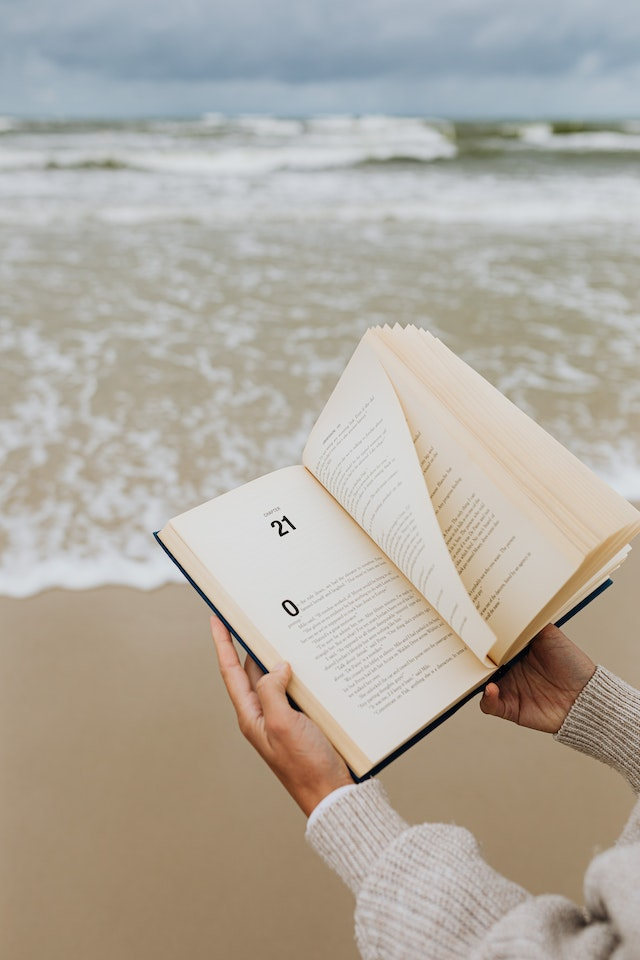
#> input picture Inflearn_Basic_OpenCV/book.jpg, 640 x 960 px
$ jupyter execute '13. 이미지 변형 (이진화).ipynb'
#> lines starting #> are read from the running program, lines starting #| are printed output that depends on the picture; after the words box and inside, x2 and y2 are one past the last pixel; in counts of white or black regions, pixels touching at a corner belong together
# 13. 이미지 변형 (이진화)

## Threshold

[cell 1]
import cv2

img = cv2.imread('book.jpg', cv2.IMREAD_GRAYSCALE)
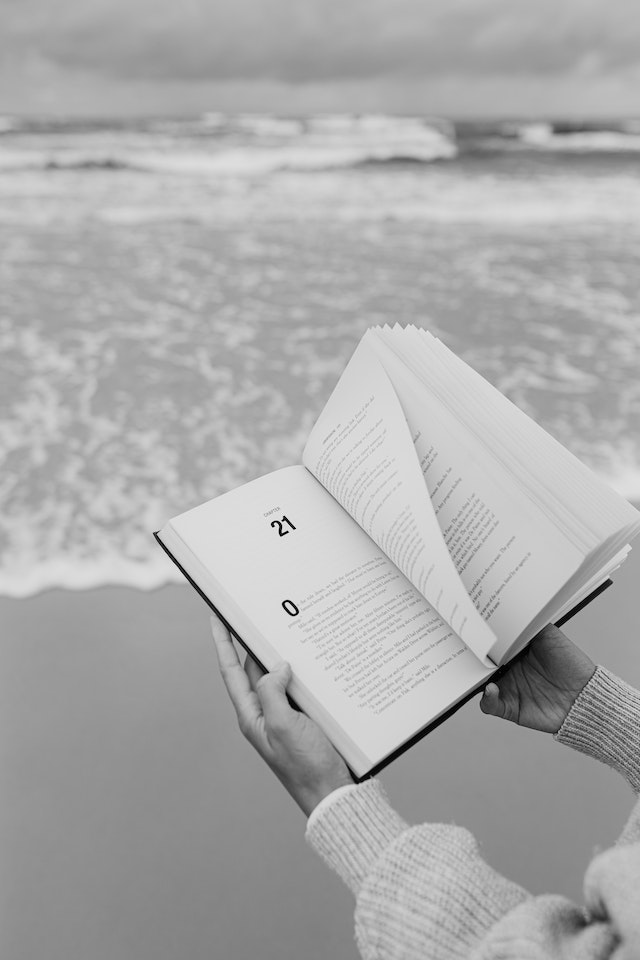
#> img: shape (960, 640); min 0, max 242, mean 170.6

ret, binary = cv2.threshold(img, 127, 255, cv2.THRESH_BINARY)
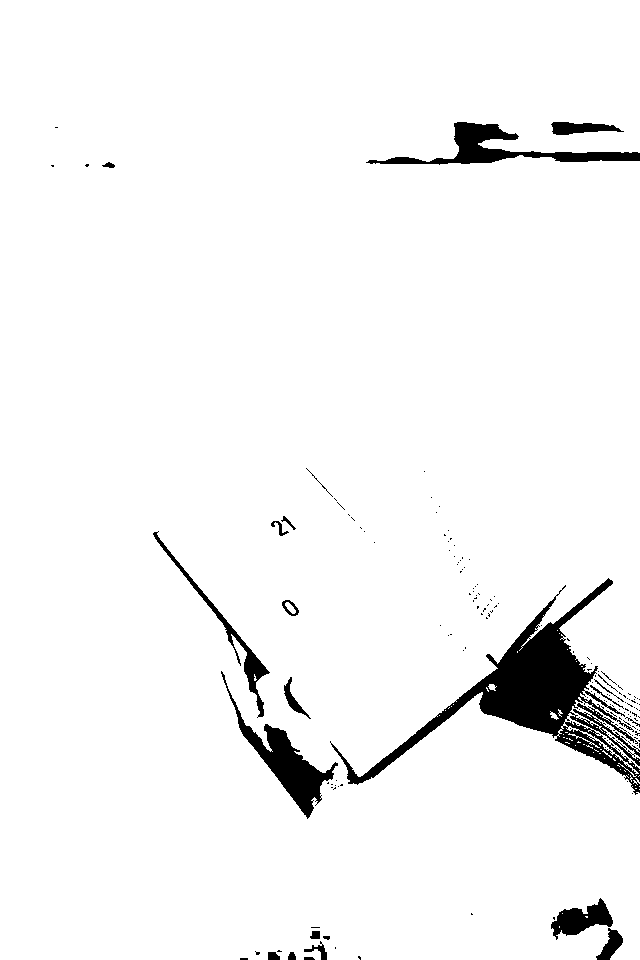
#> binary: shape (960, 640); 96% white; 164 black regions (140 under 20 px), largest, box (x1, y1, x2, y2) and area: (330, 578, 640, 795) 12793, (221, 671, 338, 819) 3316, (366, 122, 640, 165) 3169

cv2.imshow('img', img)
cv2.imshow('binary', binary)
cv2.waitKey(0)
cv2.destroyAllWindows()

## Trackbar (값 변화에 따른 변형 확인)

[cell 2]
import cv2

def empty(pos):
    # print(pos)
    pass

img = cv2.imread('book.jpg', cv2.IMREAD_GRAYSCALE)

name = 'Trackbar'
cv2.namedWindow(name)

cv2.createTrackbar('threshold', name, 127, 255, empty)
# bar 이름, 창의 이름, 초기값, 최대값, 이벤트 처리

while True:
    thresh = cv2.getTrackbarPos('threshold', name)
    # bar 이름, 창의 이름
    ret, binary = cv2.threshold(img, thresh, 225, cv2.THRESH_BINARY)
#> ret = 127

    if not ret:
        break

    cv2.imshow(name, binary)
    if cv2.waitKey(1) == ord('q'):
#> (key q is pressed here)
        break

cv2.destroyAllWindows()

## 그림판으로 제작한 이미지로 확인

[cell 3]
import cv2

def empty(pos):
    # print(pos)
    pass

img = cv2.imread('threshold.png', cv2.IMREAD_GRAYSCALE)
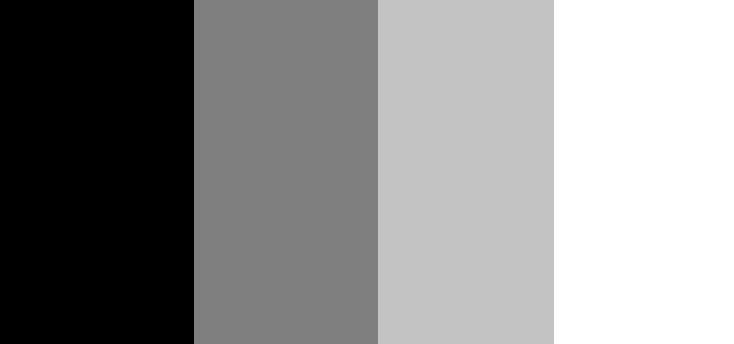
#> input picture Inflearn_Basic_OpenCV/threshold.png, 734 x 344 px
#> img is the input picture: shape (344, 734); min 0, max 255, mean 141.1

name = 'Trackbar'
cv2.namedWindow(name)

cv2.createTrackbar('threshold', name, 127, 255, empty)
# bar 이름, 창의 이름, 초기값, 최대값, 이벤트 처리

while True:
    thresh = cv2.getTrackbarPos('threshold', name)
    # bar 이름, 창의 이름
    ret, binary = cv2.threshold(img, thresh, 225, cv2.THRESH_BINARY)
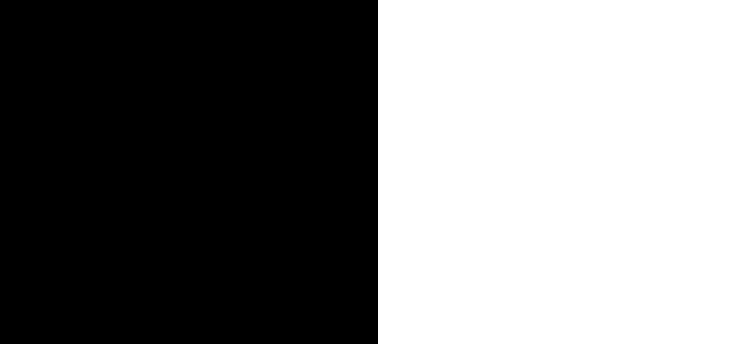
#> binary: shape (344, 734); values 0 (black) and 225 (white), 48.5% white; 1 white region, box (x1, y1, x2, y2) and area: (378, 0, 734, 344) 122464

    if not ret:
        break

    cv2.imshow('img', img)
    cv2.imshow(name, binary)
    if cv2.waitKey(1) == ord('q'):
#> (key q is pressed here)
        break

cv2.destroyAllWindows()

[cell 4]
import cv2

img = cv2.imread('threshold.png', cv2.IMREAD_GRAYSCALE)

ret, binary1 = cv2.threshold(img, 0, 255, cv2.THRESH_BINARY)
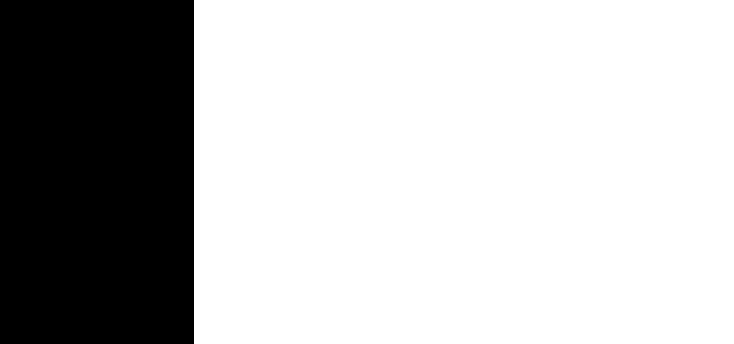
#> binary1: shape (344, 734); 73.6% white; 1 black region, box (x1, y1, x2, y2) and area: (0, 0, 194, 344) 66736
ret, binary2 = cv2.threshold(img, 127, 255, cv2.THRESH_BINARY)
ret, binary3 = cv2.threshold(img, 195, 255, cv2.THRESH_BINARY)
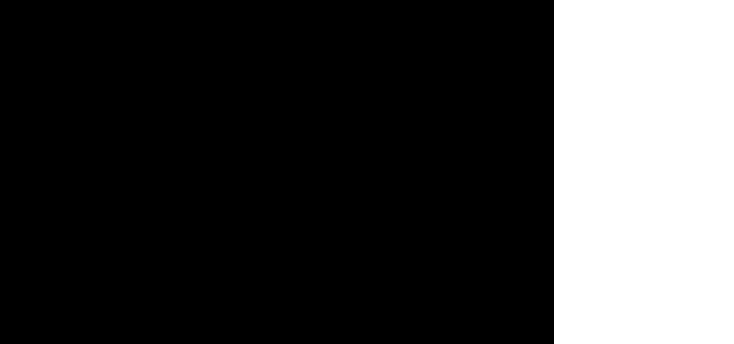
#> binary3: shape (344, 734); 24.5% white; 1 white region, box (x1, y1, x2, y2) and area: (554, 0, 734, 344) 61920

cv2.imshow('img', img)
cv2.imshow('binary1', binary1)
cv2.imshow('binary2', binary2)
cv2.imshow('binary3', binary3)
cv2.waitKey(0)
cv2.destroyAllWindows()

## Adaptive Threshold

### 이미지를 작은 영역으로 나누어서 임계치 적용

[cell 5]
import cv2

def empty(pos):
    # print(pos)
    pass

img = cv2.imread('book.jpg', cv2.IMREAD_GRAYSCALE)

name = 'Trackbar'
cv2.namedWindow(name)

cv2.createTrackbar('block_size', name, 25, 100, empty) # block_size = 홀수만 가능, 1보다는 큰 값
cv2.createTrackbar('c', name, 3, 10, empty) # c = 일반적으로 양수의 값을 사용

while True:
    block_size = cv2.getTrackbarPos('block_size', name)
    c = cv2.getTrackbarPos('c', name)

    if block_size <= 1: # 1 이하면 3으로
        block_size = 3

    if block_size % 2 == 0: # 짝수이면 홀수로
        block_size += 1

    binary = cv2.adaptiveThreshold(img, 225, cv2.ADAPTIVE_THRESH_MEAN_C, cv2.THRESH_BINARY, block_size, c)
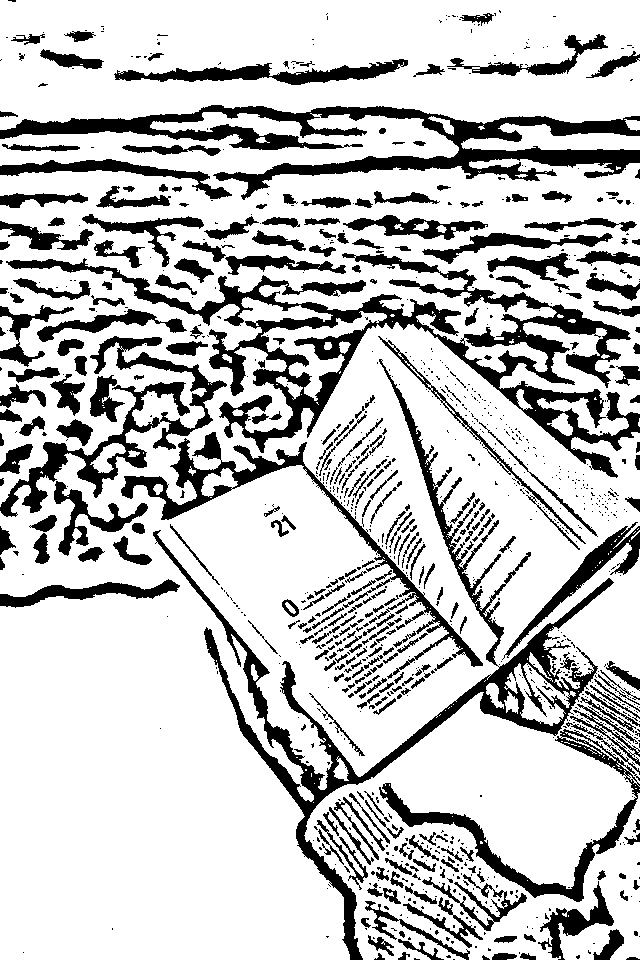
#> binary: shape (960, 640); values 0 (black) and 225 (white), 77.2% white; 1110 black regions (767 under 20 px), largest, box (x1, y1, x2, y2) and area: (6, 253, 640, 478) 23857, (153, 359, 614, 960) 16645, (0, 105, 640, 200) 15859

    cv2.imshow(name, binary)
    if cv2.waitKey(1) == ord('q'):
#> (key q is pressed here)
        break

cv2.destroyAllWindows()

## 오츠 알고리즘

### Bimodal Image 에 사용하기 적합 (최적의 임계치를 자동으로 발견)

[cell 6]
import cv2

img = cv2.imread('book.jpg', cv2.IMREAD_GRAYSCALE)

ret, binary = cv2.threshold(img, 127, 255, cv2.THRESH_BINARY)
ret, otsu = cv2.threshold(img, -1, 255, cv2.THRESH_BINARY | cv2.THRESH_OTSU)
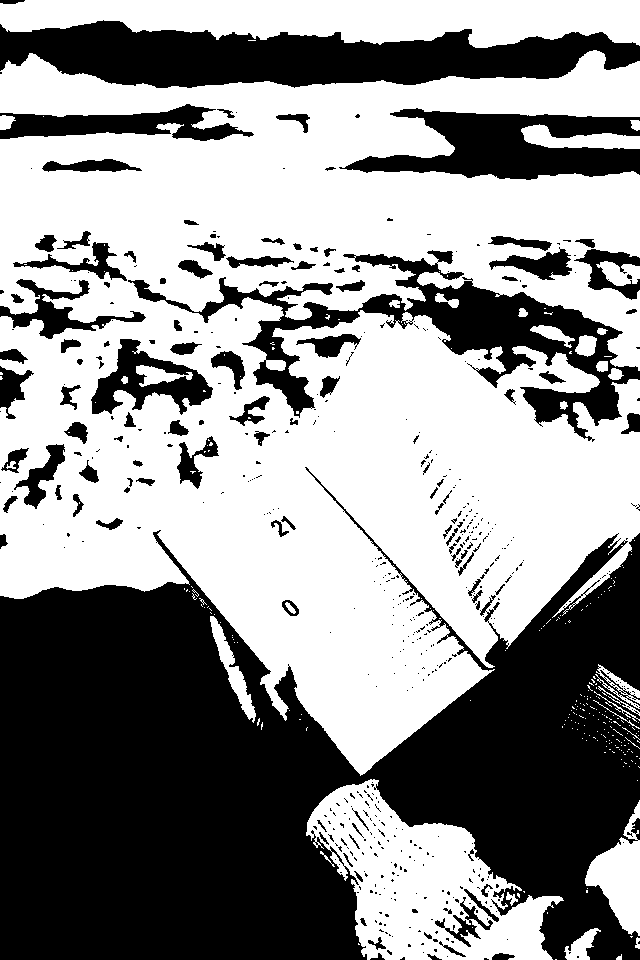
#> otsu: shape (960, 640); 56.9% white; 521 black regions (407 under 20 px), largest, box (x1, y1, x2, y2) and area: (0, 467, 640, 960) 173737, (0, 20, 640, 88) 27159, (128, 250, 640, 442) 20604
#> ret = 167
print('otsu threshold', ret)
#| otsu threshold 167.0

cv2.imshow('img', img)
cv2.imshow('binary', binary)
cv2.imshow('otsu', otsu)
cv2.waitKey(0)
cv2.destroyAllWindows()
